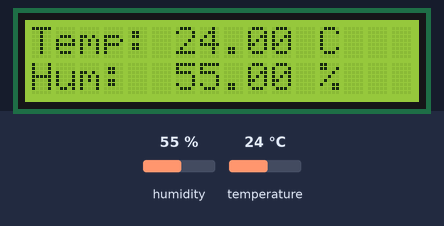
Bench run of a sketch on a simulated Arduino Uno, built with avr-gcc and run on an emulated ATmega328P. On the bench: 16×2 character LCD. The test bench sets the inputs (shaded band); at power-on: humidity 55 %, temperature 24 °C.

Above: at 3.2 s.
3.3 s: humidity set to 22 %
At 5.6 s:
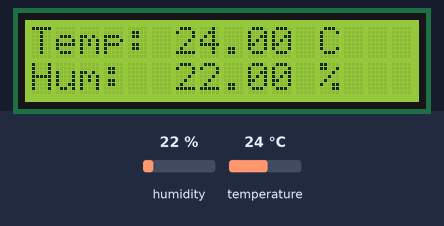
6.0 s: temperature set to 12 °C
At 6.5 s:
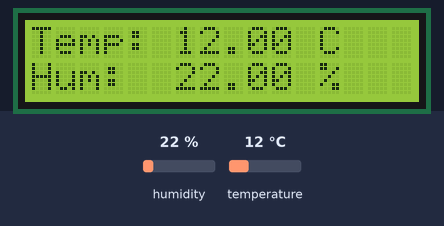
8.7 s: humidity set to 40 %
At 10.8 s:
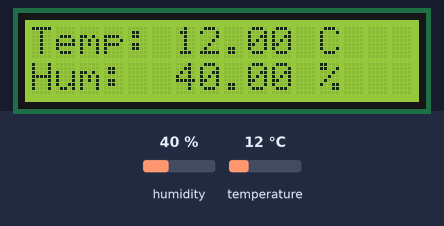
11.8 s: temperature set to 19 °C
At 13.0 s:
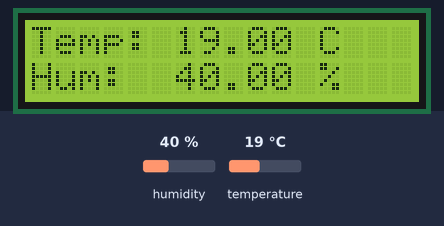
Timing chart, 0 to 14.8 s (numbered marks = the images above; inputs shaded):
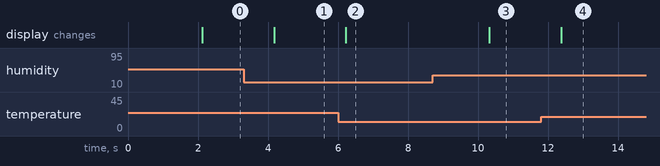

Measured:
- after the input at 3.3 s, the display: changes after 0.88 s (image 1)
- after the input at 6.0 s, the display: changes after 0.23 s (image 2)
- after the input at 8.7 s, the display: changes after 1.6 s (image 3)
- after the input at 11.8 s, the display: changes after 0.58 s (image 4)

The sketch:

capteur_de_temp.ino
```cpp
#include <Wire.h>
#include <LiquidCrystal_I2C.h>
#include <dht11.h>  // Bibliothèque que tu as mentionnée

#define DHT11_PIN 2  // Broche DATA du capteur connectée à D2

dht11 DHT11;
LiquidCrystal_I2C lcd(0x27, 16, 2); // Vérifie si ton adresse I2C est 0x27 ou 0x3F

void setup() {
  lcd.begin();
  lcd.backlight();
  lcd.setCursor(0, 0);
  lcd.print("Demarrage...");
  delay(2000);
  lcd.clear();
}

void loop() {
  int chk = DHT11.read(DHT11_PIN);

  lcd.setCursor(0, 0);
  if (chk == DHTLIB_OK) {
    lcd.print("Temp: ");
    lcd.print((float)DHT11.temperature);
    lcd.print(" C");

    lcd.setCursor(0, 1);
    lcd.print("Hum:  ");
    lcd.print((float)DHT11.humidity);
    lcd.print(" %");
  } else {
    lcd.print("Erreur lecture !");
  }

  delay(2000);
}
```
